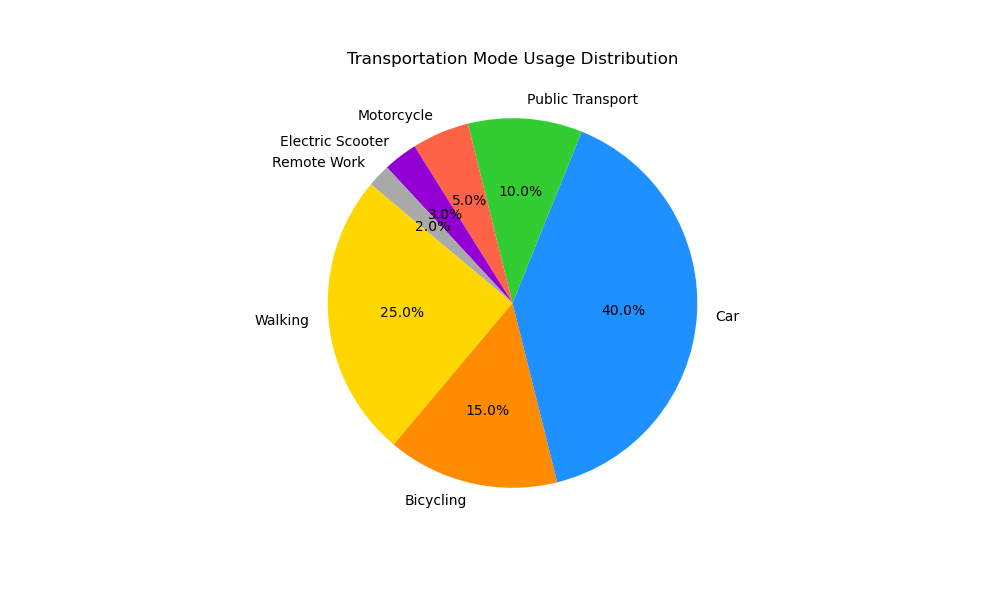

This chart was generated by the following Python code:

import matplotlib.pyplot as plt
import seaborn as sns
import pandas as pd

# Data
data = {
    'Mode': ['Walking', 'Bicycling', 'Car', 'Public Transport', 'Motorcycle', 'Electric Scooter', 'Remote Work'],
    'Percentage': [25, 15, 40, 10, 5, 3, 2]
}

# Create DataFrame
df = pd.DataFrame(data)

# Colors for the pie chart
colors = ['#FFD700', '#FF8C00', '#1E90FF', '#32CD32', '#FF6347', '#9400D3', '#A9A9A9']

# Create the pie chart
plt.figure(figsize=(10, 6))
plt.pie(df['Percentage'], labels=df['Mode'], autopct='%1.1f%%', colors=colors, startangle=140)

# Set the title
plt.title('Transportation Mode Usage Distribution')

# Show the plot
plt.show()
